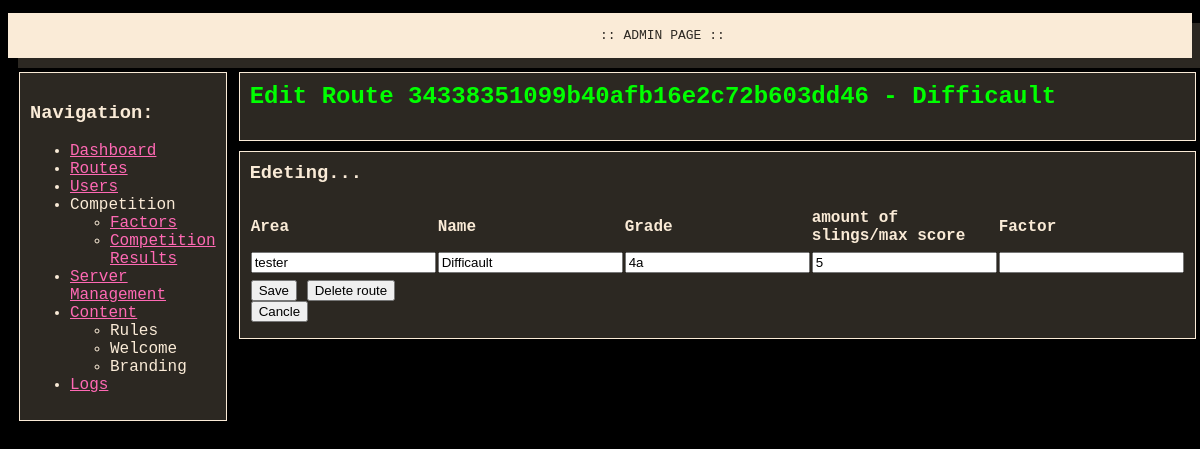
The app's page /admin/routes/34338351099b40afb16e2c72b603dd46 with its own data.
### tables this page shows
CREATE TABLE routes
             (route_uuid text, nr, name text, max_score int, area text, grade text, factor int);

### app.py (the view)
@app.route('/admin/routes/<uuid>', methods=['GET'])
@basic_auth.required
def admin_routes_edit_page(uuid):
    conn = connect_to_db()
    cursor = conn.cursor()
    try:
        users = cursor.execute("SELECT * FROM users").fetchall()
    except:
        createDatabase(cursor, conn)
    route = cursor.execute("SELECT * FROM routes WHERE route_uuid = \"" + uuid + "\"").fetchall()
    return render_template('admin/routes_edit.html', route=route)

### app.py (called while the page is built)
def cLog(msg, level=""):
    if level == "err":
        logger.error(msg)
    else:
        logger.info(msg)
    print(msg)

def connect_to_db():
    try:
        conn = sqlite3.connect(db_file)
        cLog("[+] Database Sqlite3.db loaded.")
    except:
        cLog("[!] Database Sqlite3.db not loaded.", "err")
        quit()
    return conn

### templates/admin/routes_edit.html (shortened to what this page needs)
{% include "admin/base.html" %}
<td class="main">
    <div class="card">
        <h2 style="margin-top: 0px; color: lime;">Edit Route {{ route[0].0 }} - {{ route[0].2 }}</h2>
    </div>
    <div class="card">
        <h3 style="margin-top: 0px;">Edeting...</h3>
        <table class="add-route">
            <thead>
                <th>Area</th>
                <th>Name</th>
                <th>Grade</th>
                <th>amount of slings/max score</th>
                <th>Factor</th>
            </thead>
            <tbody>
                <tr>
                    <td>
                        <input value="{{ route[0].4 }}" id="area" name="area">
                    </td>
                    <td>
                        <input value="{{ route[0].2 }}" id="name" name="name">
                    </td>
                    <td>
                        <input value="{{ route[0].5 }}" id="grade" name="grade">
                    </td>
                    <td>
                        <input value="{{ route[0].3 }}" id="max_score" name="max_score">
                    </td>
                    <td>
                        <input value="" id="factor" name="factor">
                    </td>
                </tr>
                <tr>
                    <td>
                        <button onclick="updateRoute('{{ route[0].0 }}')">Save</button>
                        <button onclick="deleteRoute('{{ route[0].0 }}')">Delete route</button>
                        <button onclick="cancle()">Cancle</button>
                    </td>
                </tr>
            </tbody>
        </table>
    </div>
</td>
{% include "admin/footer.html" %}

### templates/admin/base.html (style rules this page uses)
body { background: black; color: antiquewhite; font-family: 'Courier New', monospace; }
tr .main { max-width: 1020px; width: 1020px; vertical-align: top; overflow-x: hidden; }
.card { border: 1px solid antiquewhite; padding: 10px; margin-bottom: 10px; background-color: #2c2822; }
table { border-collapse: separate; border-spacing: 10px 0; }
table .add-route { border-spacing: 0px 5px; text-align: left; }

### records on screen
routes: route_uuid "34338351099b40afb16e2c72b603dd46", name "Difficault", area "tester", grade "4a", max_score "5"
